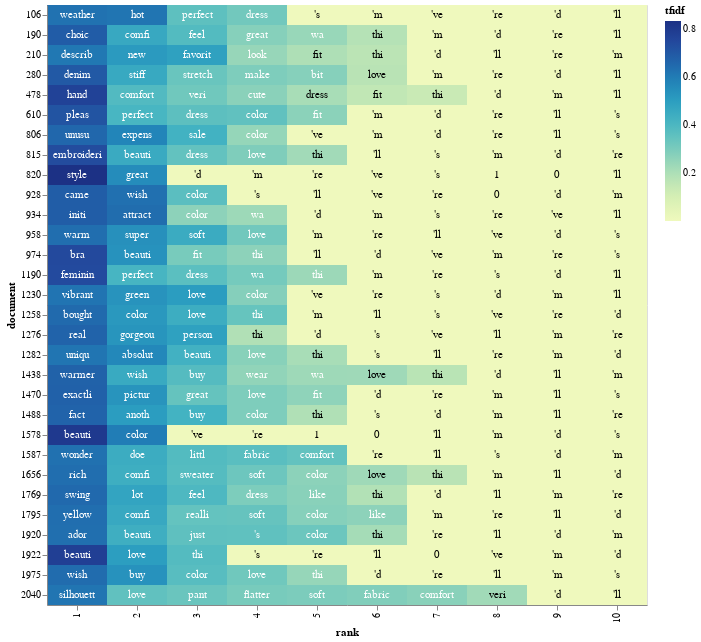

Notebook code cell kept with this figure:
### Markdown cell above
Some of the most important words in bad reviews are small, cheap, return and poor

### Code cell
df5 = df_idf.loc[df.Cons_rating==5]
df5=df5.loc[df5.max(axis=1)>=0.6]
df51=df5.iloc[0:30,:]

tfidf_df5 = df51.stack().reset_index()
tfidf_df5 = tfidf_df5.rename(columns={0:'tfidf', 'level_0': 'document','level_1': 'term', 'level_2': 'term'})
top_tfidf5 = tfidf_df5.sort_values(by=['document','tfidf'], ascending=[True,False]).groupby(['document']).head(10)


# adding a little randomness to break ties in term ranking
top_tfidf_plusRand = top_tfidf5.copy()
top_tfidf_plusRand['tfidf'] = top_tfidf_plusRand['tfidf'] + np.random.rand(top_tfidf5.shape[0])*0.000001

# base for all visualizations, with rank calculation
base = alt.Chart(top_tfidf_plusRand).encode(
    x = 'rank:O',
    y = 'document:N'
).transform_window(
    rank = "rank()",
    sort = [alt.SortField("tfidf", order="descending")],
    groupby = ["document"],
)

# heatmap specification
heatmap = base.mark_rect().encode(
    color = 'tfidf:Q'
)


# text labels, white for darker heatmap colors
text = base.mark_text(baseline='middle').encode(
    text = 'term:N',
    color = alt.condition(alt.datum.tfidf >= 0.23, alt.value('white'), alt.value('black'))
)

# display the three superimposed visualizations
(heatmap + text).properties(width = 600)

### Figure 1 — Vega-Lite specification as saved in the notebook (floating-point values rounded to 4 significant figures; data arrays with more than 128 entries replaced by an {"elided": "..."} marker saying what was removed)
{"config": {"view": {"continuousWidth": 300, "continuousHeight": 300}}, "layer": [{"mark": {"type": "rect"}, "encoding": {"color": {"field": "tfidf", "type": "quantitative"}, "x": {"field": "rank", "type": "ordinal"}, "y": {"field": "document", "type": "nominal"}}, "transform": [{"window": [{"op": "rank", "field": "", "as": "rank"}], "groupby": ["document"], "sort": [{"field": "tfidf", "order": "descending"}]}]}, {"mark": {"type": "text", "baseline": "middle"}, "encoding": {"color": {"condition": {"test": "(datum.tfidf >= 0.23)", "value": "white"}, "value": "black"}, "text": {"field": "term", "type": "nominal"}, "x": {"field": "rank", "type": "ordinal"}, "y": {"field": "document", "type": "nominal"}}, "transform": [{"window": [{"op": "rank", "field": "", "as": "rank"}], "groupby": ["document"], "sort": [{"field": "tfidf", "order": "descending"}]}]}], "data": {"name": "data-d6da35207bb9f55e14e645222e7c2d99"}, "width": 600, "$schema": "https://vega.github.io/schema/vega-lite/v5.14.1.json", "datasets": {"data-d6da35207bb9f55e14e645222e7c2d99": {"elided": "300 records"}}}
